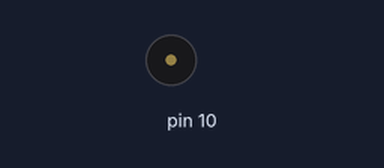
Bench run of a sketch on a simulated Arduino Uno, built with avr-gcc and run on an emulated ATmega328P. On the bench: buzzer (waves = sounding).

Above: at 0.5 s.
Timing chart, 0 to 3.0 s (numbered marks = the images above):
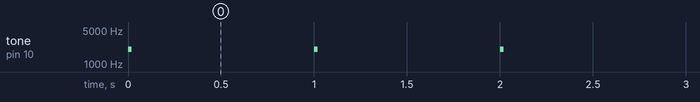

Measured:
- by itself, tone on pin 10: alternates 2000 Hz for 0.02 s and silent for 0.98 s

The sketch:

buzzer.ino
```cpp
float sinVal;
int toneVal;
void setup(){
     pinMode(10, OUTPUT);
}
void loop(){
  /*
     for(int x=0; x<180; x++){
//convert angle of sinusoidal to radian measure
            sinVal = (sin(x*(3.1412/180)));
//generate sound of different frequencies by sinusoidal value
            toneVal = 2000+(int(sinVal*1000));
//Set a frequency for Pin-out 10
            tone(10, toneVal, 10);
            delay(20);
     }  */

 //convert angle of sinusoidal to radian measure
            sinVal = (sin(0*(3.1412/180)));
//generate sound of different frequencies by sinusoidal value
            toneVal = 2000+(int(sinVal*1000));
//Set a frequency for Pin-out 10
            tone(10, toneVal,20);
            delay(1000);

}
```
